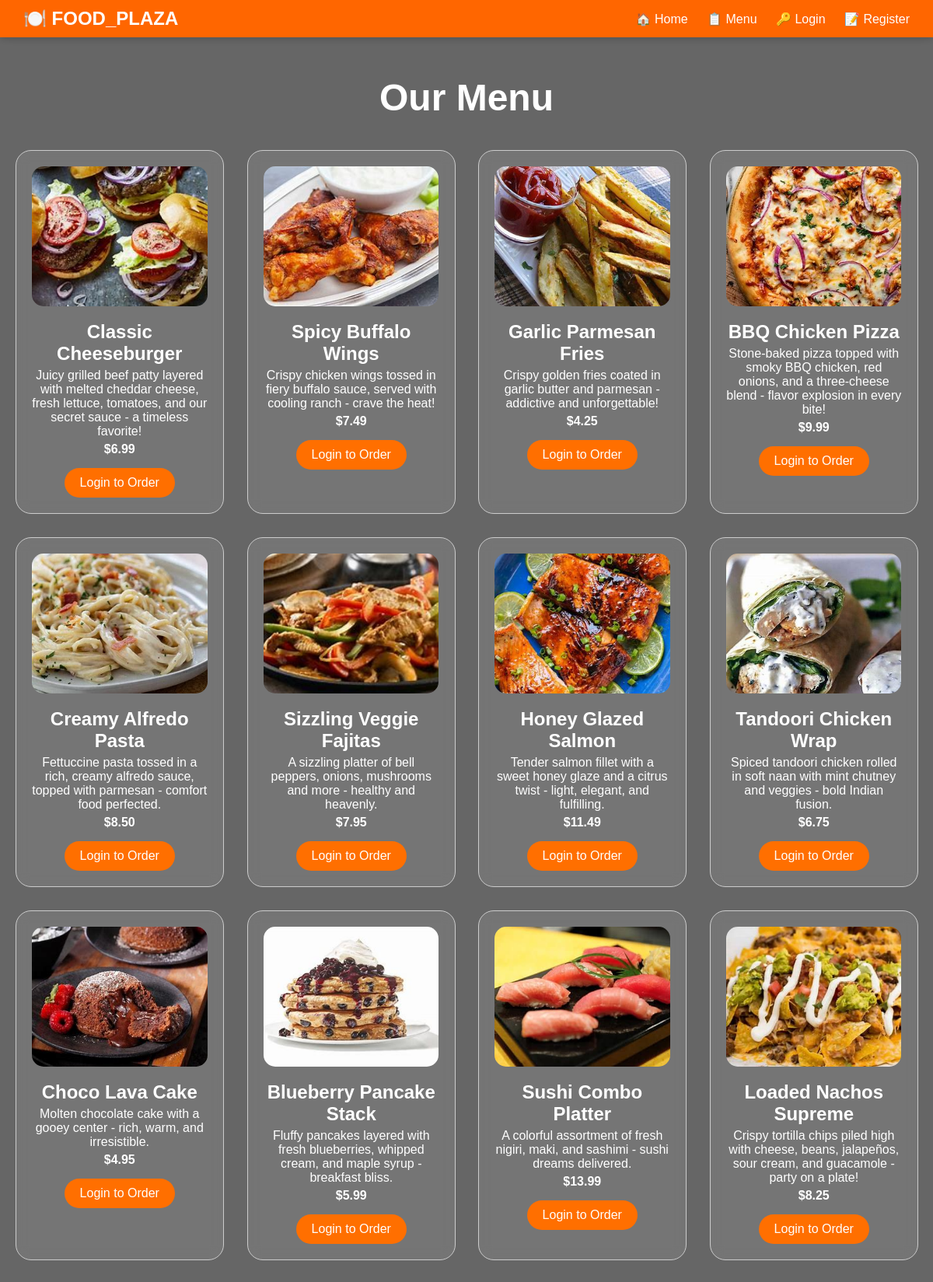
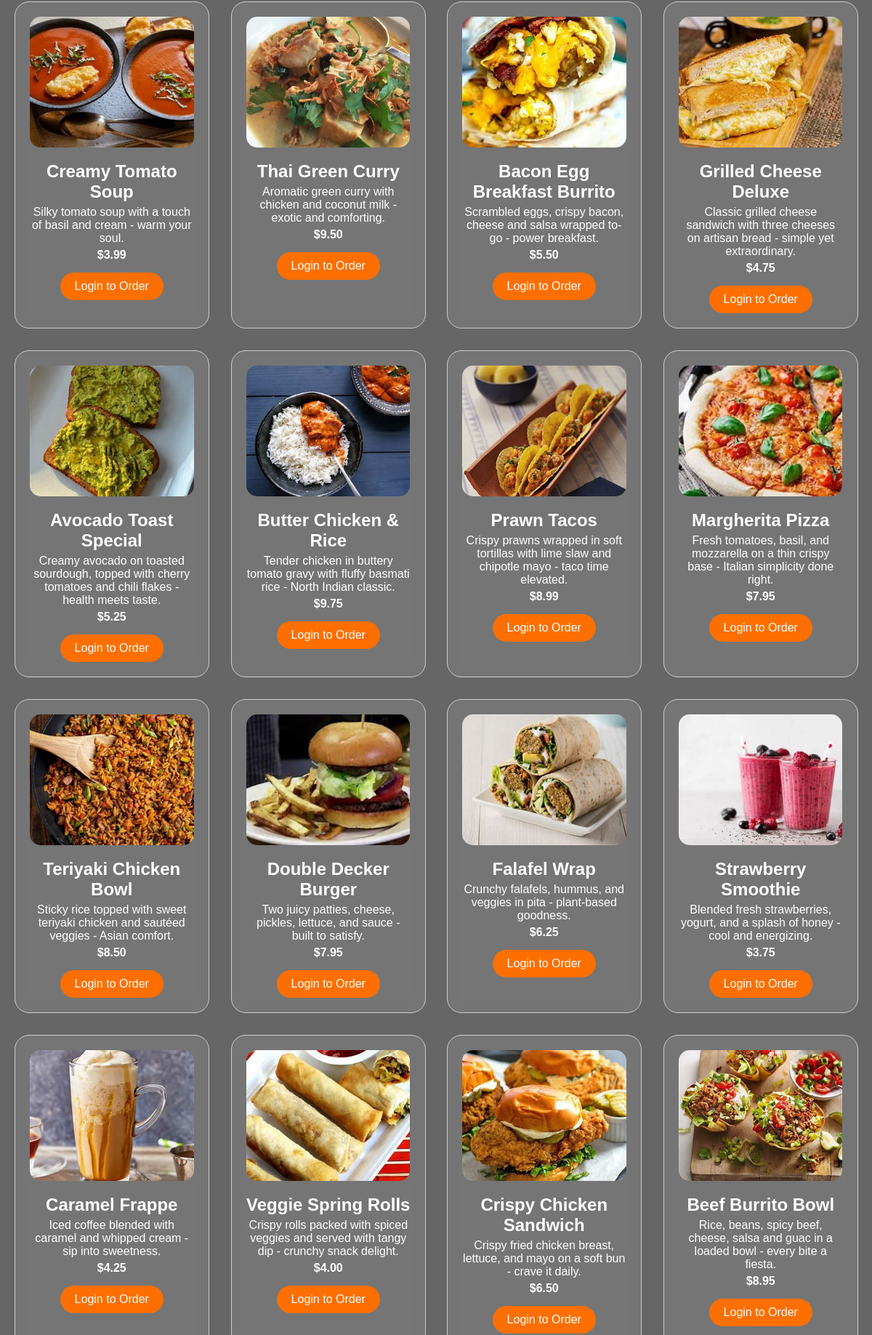
Page /menu.php (upper part) on the committed database (2 pictures, top to bottom).
### tables this page shows
CREATE TABLE food_items (
    food_id INT AUTO_INCREMENT PRIMARY KEY,
    name VARCHAR(100) NOT NULL,
    description TEXT,
    price DECIMAL(10,2) NOT NULL CHECK (price >= 0),
    image_url VARCHAR(255) ,
    is_available BOOLEAN DEFAULT TRUE,
    created_at TIMESTAMP DEFAULT CURRENT_TIMESTAMP
);

### functions/functions.php (called while the page is built, shortened)
<?php
function getFoodItems($conn, $available_only = true) {
    $sql = "SELECT * FROM food_items";
    if($available_only) $sql .= " WHERE is_available = 1";
    $stmt = $conn->prepare($sql);
    $stmt->execute();
    return $stmt->fetchAll(PDO::FETCH_ASSOC);
}
?>

### menu.php (the view, shortened to what this page needs)
<?php
require_once __DIR__ . '/includes/header.php';
require_once __DIR__ . '/functions/functions.php';
$food_items = getFoodItems($conn);
?>
<video class="video-bg" autoplay muted loop>
    <source src="../assets/bg/bg2.webm" type="video/webm">
</video>
<div class="menu-container">
    <h2>Our Menu</h2>
    <div class="food-grid">
        <?php foreach($food_items as $item): ?>
        <div class="food-item">
            <img src="<?php echo $item['image_url']; ?>" alt="<?php echo $item['name']; ?>">
            <h4><?php echo $item['name']; ?></h4>
            <p><?php echo $item['description']; ?></p>
            <p><strong>$<?php echo $item['price']; ?></strong></p>
            <?php if(isset($_SESSION['user_id'])): ?>
                <a href="../menu.php?add_to_cart=<?php echo $item['food_id']; ?>">Add to Cart</a>
            <?php else: ?>
                <a href="../login.php">Login to Order</a>
            <?php endif; ?>
        </div>
        <?php endforeach; ?>
    </div>
</div>
<?php require_once __DIR__ . '/includes/footer.php'; ?>

### includes/header.php (style rules this page uses)
* { margin: 0; padding: 0; box-sizing: border-box; }
body { font-family: 'Segoe UI', Tahoma, Geneva, Verdana, sans-serif; }
html, body { height: 100%; margin: 0; }
body { display: flex; flex-direction: column; min-height: 100vh; }
.food-grid { display: grid; grid-template-columns: repeat(3, 1fr); gap: 20px; }
.food-item { border: 1px solid #ccc; padding: 10px; }

### menu.php (style rules this page uses)
body, html { margin: 0; padding: 0; height: 100%; font-family: 'Poppins', sans-serif; overflow-x: hidden; }
.video-bg { position: fixed; top: 0; left: 0; min-width: 100%; min-height: 100%; object-fit: cover; z-index: -1; }
.menu-container { position: relative; padding: 50px 20px; background: rgba(0, 0, 0, 0.6); min-height: 100vh; color: #fff; animation: fadeIn 1.5s ease-in-out; }
h2 { text-align: center; font-size: 3rem; margin-bottom: 40px; animation: slideDown 1s ease-out; }
.food-grid { display: grid; grid-template-columns: repeat(auto-fit, minmax(250px, 1fr)); gap: 30px; max-width: 1200px; margin: auto; }
.food-item { background: rgba(255, 255, 255, 0.1); border-radius: 20px; padding: 20px; text-align: center; backdrop-filter: blur(8px); transition: transform 0.3s ease, box-shadow 0.3s ease; animation: popUp 0.7s ease; }
.food-item img { width: 100%; height: 180px; object-fit: cover; border-radius: 15px; }
.food-item h4 { margin: 15px 0 5px; font-size: 1.5rem; }
.food-item p { margin: 5px 0; }
.food-item a { display: inline-block; margin-top: 10px; padding: 10px 20px; background-color: #ff6f00; color: white; text-decoration: none; border-radius: 25px; transition: background-color 0.3s ease; }

### rows in the picture
food_items: image_url (picture), name "Classic Cheeseburger", description "Juicy grilled beef patty layered with melted cheddar cheese, fresh lettuce, tomatoes, and our secret sauce - a timeless favorite!", price "6.99"
food_items: image_url (picture), name "Spicy Buffalo Wings", description "Crispy chicken wings tossed in fiery buffalo sauce, served with cooling ranch - crave the heat!", price "7.49"
food_items: image_url (picture), name "Garlic Parmesan Fries", description "Crispy golden fries coated in garlic butter and parmesan - addictive and unforgettable!", price "4.25"
food_items: image_url (picture), name "BBQ Chicken Pizza", description "Stone-baked pizza topped with smoky BBQ chicken, red onions, and a three-cheese blend - flavor explosion in every bite!", price "9.99"
food_items: image_url (picture), name "Creamy Alfredo Pasta", description "Fettuccine pasta tossed in a rich, creamy alfredo sauce, topped with parmesan - comfort food perfected.", price "8.50"
food_items: image_url (picture), name "Sizzling Veggie Fajitas", description "A sizzling platter of bell peppers, onions, mushrooms and more - healthy and heavenly.", price "7.95"
food_items: image_url (picture), name "Honey Glazed Salmon", description "Tender salmon fillet with a sweet honey glaze and a citrus twist - light, elegant, and fulfilling.", price "11.49"
food_items: image_url (picture), name "Tandoori Chicken Wrap", description "Spiced tandoori chicken rolled in soft naan with mint chutney and veggies - bold Indian fusion.", price "6.75"
food_items: image_url (picture), name "Choco Lava Cake", description "Molten chocolate cake with a gooey center - rich, warm, and irresistible.", price "4.95"
food_items: image_url (picture), name "Blueberry Pancake Stack", description "Fluffy pancakes layered with fresh blueberries, whipped cream, and maple syrup - breakfast bliss.", price "5.99"
food_items: image_url (picture), name "Sushi Combo Platter", description "A colorful assortment of fresh nigiri, maki, and sashimi - sushi dreams delivered.", price "13.99"
food_items: image_url (picture), name "Loaded Nachos Supreme", description "Crispy tortilla chips piled high with cheese, beans, jalapeños, sour cream, and guacamole - party on a plate!", price "8.25"
food_items: image_url (picture), name "Creamy Tomato Soup", description "Silky tomato soup with a touch of basil and cream - warm your soul.", price "3.99"
food_items: image_url (picture), name "Thai Green Curry", description "Aromatic green curry with chicken and coconut milk - exotic and comforting.", price "9.50"
food_items: image_url (picture), name "Bacon Egg Breakfast Burrito", description "Scrambled eggs, crispy bacon, cheese and salsa wrapped to-go - power breakfast.", price "5.50"
food_items: image_url (picture), name "Grilled Cheese Deluxe", description "Classic grilled cheese sandwich with three cheeses on artisan bread - simple yet extraordinary.", price "4.75"
food_items: image_url (picture), name "Avocado Toast Special", description "Creamy avocado on toasted sourdough, topped with cherry tomatoes and chili flakes - health meets taste.", price "5.25"
food_items: image_url (picture), name "Butter Chicken & Rice", description "Tender chicken in buttery tomato gravy with fluffy basmati rice - North Indian classic.", price "9.75"
food_items: image_url (picture), name "Prawn Tacos", description "Crispy prawns wrapped in soft tortillas with lime slaw and chipotle mayo - taco time elevated.", price "8.99"
food_items: image_url (picture), name "Margherita Pizza", description "Fresh tomatoes, basil, and mozzarella on a thin crispy base - Italian simplicity done right.", price "7.95"
food_items: image_url (picture), name "Teriyaki Chicken Bowl", description "Sticky rice topped with sweet teriyaki chicken and sautéed veggies - Asian comfort.", price "8.50"
food_items: image_url (picture), name "Double Decker Burger", description "Two juicy patties, cheese, pickles, lettuce, and sauce - built to satisfy.", price "7.95"
food_items: image_url (picture), name "Falafel Wrap", description "Crunchy falafels, hummus, and veggies in pita - plant-based goodness.", price "6.25"
food_items: image_url (picture), name "Strawberry Smoothie", description "Blended fresh strawberries, yogurt, and a splash of honey - cool and energizing.", price "3.75"
food_items: image_url (picture), name "Caramel Frappe", description "Iced coffee blended with caramel and whipped cream - sip into sweetness.", price "4.25"
food_items: image_url (picture), name "Veggie Spring Rolls", description "Crispy rolls packed with spiced veggies and served with tangy dip - crunchy snack delight.", price "4.00"
food_items: image_url (picture), name "Crispy Chicken Sandwich", description "Crispy fried chicken breast, lettuce, and mayo on a soft bun - crave it daily.", price "6.50"
food_items: image_url (picture), name "Beef Burrito Bowl", description "Rice, beans, spicy beef, cheese, salsa and guac in a loaded bowl - every bite a fiesta.", price "8.95"
